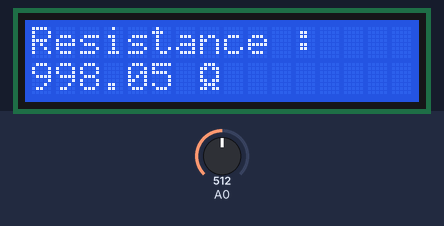
Bench run of a sketch on a simulated Arduino Mega 2560, built with avr-gcc and run on an emulated ATmega2560. Parts: 16×2 character LCD. The test bench sets the inputs (shaded band); at power-on: A0 = 512.

Above: at 1.2 s.
1.3 s: A0 set to 499
At 1.6 s:
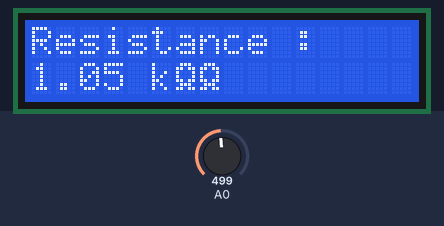
2.8 s: A0 set to 0
At 3.9 s:
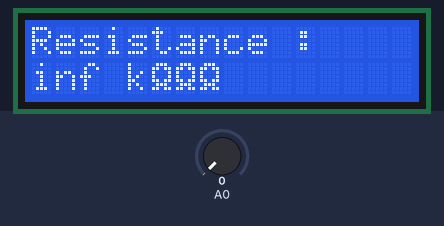
4.3 s: A0 set to 1010
At 5.0 s:
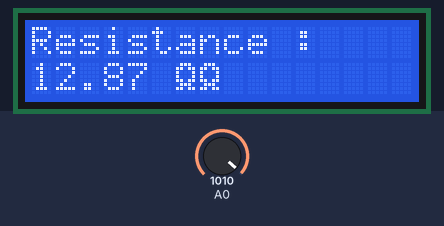
5.8 s: A0 set to 1023
At 6.2 s:
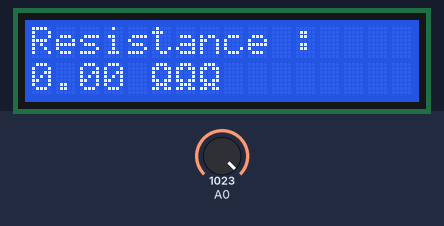
Timing chart, 0 to 8.3 s (numbered marks = the images above; inputs shaded):
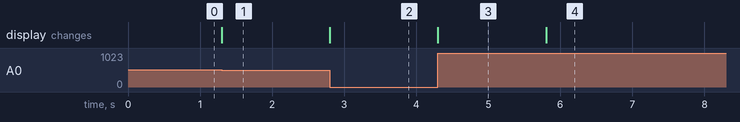

Measured:
- the behaviour switches between 512 and 511 on A0 (found by bisection; images 0 and 1)
- after the input at 1.3 s, the display: changes at once (image 1)
- after the input at 2.8 s, the display: changes at once (image 2)
- after the input at 4.3 s, the display: changes at once (image 3)
- after the input at 5.8 s, the display: changes at once (image 4)

The sketch:

2._Ohmmeter_with_LCD.ino
```cpp
#include <LiquidCrystal.h>
float volt, Rtest, Rrefer = 1000; // used float to approximate analog and continuous values because they have greater resolution than integers, and to give Rrefer an amount of 1000 ohms for reference
LiquidCrystal lcd(12, 11, 5, 4, 3, 2);
byte omega[8] = {B01110, B11011, B10001, B10001, B11011, B01110, B11011, B0000}; //draws the Omega symbol for resistance
/*
Main Theme :
     The goal of this program is to calculate the values of resistance using the bit value converted to voltage that will be converted to resistance right after and the values will be displayed in the LCD
*/
void setup() {
  lcd.begin(16, 2); //initializes the LCD
  lcd.createChar(1, omega); //creates the symbol for resistance from "byte omega[8]"
  lcd.setCursor(0,0);// sets "Resistance : " starting on the 1st block and 1st row ( optional because even without this it sets it to the default position which is (0,0) )
  lcd.print("Resistance : ");
}

void loop() {
  volt = analogRead(A0); // sets the bit value with a label that will later be converted to volts
  volt = volt * (5.0 / 1023.0); // converts bit value to voltage to use for the conversion of resistance
  Rtest = (5 - volt) * Rrefer / volt; //coverts the following values above to resitance that will later be put in the LCD

  if((Rtest) < 1000){ //if statement is for optimization that implies that if the resistance value is less than 1000 it will show the whole number without other notaions such as kilos, mega, etc.
  lcd.setCursor(0 , 1); //sets the value on the second row first block and 2nd Row
  lcd.print(Rtest); //Prints the resitance value in the LCD
  lcd.print(" "); //Prints space to see value clearly
  lcd.write(1); //used lcd.write to print the character that was created from "lcd.createChar(1, omega);"
  }

  else if ((Rtest) > 1000){ //if statement is for optimization that implies that if the resistance value is more than 1000 it will show the whole number with the kilo notation
   lcd.setCursor(0 , 1); //sets the value on the second row first block and 2nd Row
   lcd.print(Rtest/1000); //Prints the resitance value divided by a thousand to show the "kilo" value in the LCD
   lcd.print(" k"); //Prints space and k to indicate value have passed thousands
  lcd.write(1); //used lcd.write to print the character that was created from "lcd.createChar(1, omega);"
  }
} 
```
